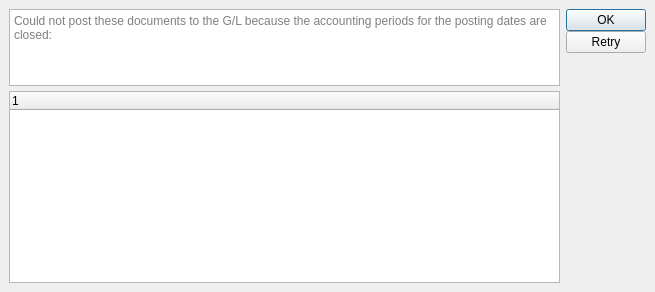
<?xml version="1.0" encoding="UTF-8"?>
<ui version="4.0">
 <comment>This file is part of the xTuple ERP: PostBooks Edition, a free and
open source Enterprise Resource Planning software suite,
Copyright (c) 1999-2018 by OpenMFG LLC, d/b/a xTuple.
It is licensed to you under the Common Public Attribution License
version 1.0, the full text of which (including xTuple-specific Exhibits)
is available at www.xtuple.com/CPAL.  By using this software, you agree
to be bound by its terms.</comment>
 <class>failedPostList</class>
 <widget class="QDialog" name="failedPostList">
  <property name="geometry">
   <rect>
    <x>0</x>
    <y>0</y>
    <width>655</width>
    <height>292</height>
   </rect>
  </property>
  <property name="windowTitle">
   <string>Failed Post List</string>
  </property>
  <layout class="QHBoxLayout">
   <property name="spacing">
    <number>6</number>
   </property>
   <property name="margin">
    <number>9</number>
   </property>
   <item>
    <layout class="QVBoxLayout">
     <property name="spacing">
      <number>5</number>
     </property>
     <property name="margin">
      <number>0</number>
     </property>
     <item>
      <widget class="QTextEdit" name="_label">
       <property name="enabled">
        <bool>true</bool>
       </property>
       <property name="sizePolicy">
        <sizepolicy hsizetype="Expanding" vsizetype="Expanding">
         <horstretch>0</horstretch>
         <verstretch>0</verstretch>
        </sizepolicy>
       </property>
       <property name="inputMethodHints">
        <set>Qt::ImhNone</set>
       </property>
       <property name="placeholderText">
        <string>Could not post these documents to the G/L because the accounting periods for the posting dates are closed:</string>
       </property>
      </widget>
     </item>
     <item>
      <widget class="XTreeWidget" name="_doclist">
       <property name="sizePolicy">
        <sizepolicy hsizetype="MinimumExpanding" vsizetype="MinimumExpanding">
         <horstretch>0</horstretch>
         <verstretch>2</verstretch>
        </sizepolicy>
       </property>
      </widget>
     </item>
    </layout>
   </item>
   <item>
    <layout class="QVBoxLayout">
     <property name="spacing">
      <number>0</number>
     </property>
     <property name="margin">
      <number>0</number>
     </property>
     <item>
      <widget class="QPushButton" name="_ok">
       <property name="text">
        <string>OK</string>
       </property>
      </widget>
     </item>
     <item>
      <widget class="QPushButton" name="_retry">
       <property name="text">
        <string>Retry</string>
       </property>
      </widget>
     </item>
     <item>
      <spacer>
       <property name="orientation">
        <enum>Qt::Vertical</enum>
       </property>
       <property name="sizeHint" stdset="0">
        <size>
         <width>20</width>
         <height>0</height>
        </size>
       </property>
      </spacer>
     </item>
    </layout>
   </item>
  </layout>
 </widget>
 <layoutdefault spacing="5" margin="5"/>
 <customwidgets>
  <customwidget>
   <class>XTreeWidget</class>
   <extends>QTreeWidget</extends>
   <header>xtreewidget.h</header>
   <container>1</container>
  </customwidget>
 </customwidgets>
 <resources/>
 <connections>
  <connection>
   <sender>_ok</sender>
   <signal>clicked()</signal>
   <receiver>failedPostList</receiver>
   <slot>reject()</slot>
   <hints>
    <hint type="sourcelabel">
     <x>457</x>
     <y>25</y>
    </hint>
    <hint type="destinationlabel">
     <x>259</x>
     <y>59</y>
    </hint>
   </hints>
  </connection>
  <connection>
   <sender>_retry</sender>
   <signal>clicked()</signal>
   <receiver>failedPostList</receiver>
   <slot>accept()</slot>
   <hints>
    <hint type="sourcelabel">
     <x>529</x>
     <y>57</y>
    </hint>
    <hint type="destinationlabel">
     <x>295</x>
     <y>130</y>
    </hint>
   </hints>
  </connection>
 </connections>
</ui>
